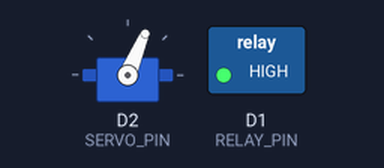
Bench run of a sketch on a simulated ESP8266 (NodeMCU). Parts: servo, switched loads named in the sketch (green lamp = pin HIGH). Random numbers use the default seed unless the sketch sets one; what the sketch prints to the serial monitor is not drawn.

Above: at 1.1 s.
At 9.1 s:
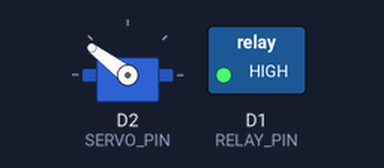
At 16.1 s:
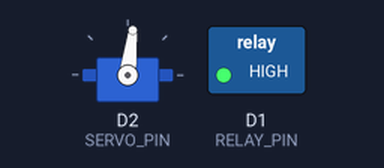
At 35.1 s:
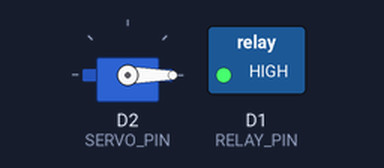
Timing chart, 0 to 36.6 s (numbered marks = the images above):
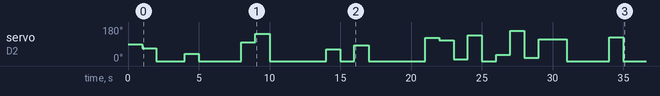

Measured:
- by itself, servo on D2 (SERVO_PIN): 90° → 67° at 1.0 s, → 0° 1.0 s later, → 38° 2.0 s later, → 0° 1.0 s later, … (24 changes in this stretch)

The sketch:

PROJETO_BARRACAO.ino
```cpp
#include <ESP8266WiFi.h>
#include <ESP8266WebServer.h>
#include <ESP8266HTTPUpdateServer.h> //Biblioteca que cria o servico de atualizacão via wifi (ou Over The Air - OTA)
#include <Servo.h>
#include "Updates.h"

// Define o nome e a senha do ponto de acesso Wi-Fi local
const char* ssid = "Chuva_do_Barracao";
const char* password = "darcy12345678";


// Define as variáveis para o controle do servo motor
unsigned long previousMillis = 0;
const long interval = 1000;
int angle = 0;


// Define o pino do servo
#define SERVO_PIN D2

// Define o pino do relé
#define RELAY_PIN D1

// Cria um objeto Servo
Servo motorServo;


// Define a página web para o controle do relé
String relayPage = "<!DOCTYPE html>\
<html>\
  <head>\
    <title>Controle da Chuva</title>\
    <style>\
        body {\
          display: flex;\
          justify-content: center;\
          align-items: center;\
          height: 100vh;\
          margin: 0;\
        }\
        .title {\
          position: fixed;\
          top: 0;\
          left: 0;\
          right: 0;\
          text-align: center;\
          font-size: 28px;\
          margin: 20px 0;\
        }\
        .container {\
          display: flex;\
          justify-content: center;\
          align-items: center;\
          flex-direction: column;\
          margin-top: calc(28px + 40px);\
        }\
        button {\
          background-color: black;\
          color: white;\
          font-size: 40px;\
          padding: 19px 92px;\
          border-radius: 20px;\
          border: 3px solid white;\
          box-sizing: border-box;\
          cursor: pointer;\
          transform: translate(0%, -141%);\
        }\
        button:hover {\
          \}\
        @media screen and (max-width: 1200px) {\
          button {\
            font-size: 114px;\
            padding: 28px 160px;\
            border-radius: 47px;\
            border: 5px solid white;\
          }\
          .title {\
            position: fixed;\
            top: 69px;\
            left: 0px;\
            right: 0;\
            text-align: center;\
            font-size: 72px;\
            margin: 26px 0;\
            text-decoration-line: underline;\
          }\
        }\
    </style>\
    <script>\
      function updateRelayButton() {\
        var httpRequest = new XMLHttpRequest();\
        httpRequest.onreadystatechange = function() {\
          if (httpRequest.readyState === XMLHttpRequest.DONE) {\
            if (httpRequest.status === 200) {\
              var button = document.getElementById('relayButton');\
              if (httpRequest.responseText === 'on') {\
                button.innerHTML = 'Desligar';\
              } else if (httpRequest.responseText === 'off') {\
                button.innerHTML = 'Ligar';\
              }\
            } else {\
              console.log('Erro ao atualizar o botão do relé');\
            }\
          }\
        };\
        httpRequest.open('GET', '/relaystate', true);\
        httpRequest.send();\
      }\
      setInterval(updateRelayButton, 1000);\
      function toggleRelay() {\
        var httpRequest = new XMLHttpRequest();\
        httpRequest.onreadystatechange = function() {\
          if (httpRequest.readyState === XMLHttpRequest.DONE) {\
            if (httpRequest.status === 200) {\
              var button = document.getElementById('relayButton');\
              if (httpRequest.responseText === 'on') {\
                button.innerHTML = 'Desligar';\
              } else if (httpRequest.responseText === 'off') {\
                button.innerHTML = 'Ligar';\
              }\
            } else {\
              console.log('Erro ao acionar o relé');\
            }\
          }\
        };\
        httpRequest.open('POST', '/relay', true);\
        httpRequest.setRequestHeader('Content-type', 'application/x-www-form-urlencoded');\
        httpRequest.send('toggle');\
      }\
    </script>\
  </head>\
  <body onload='updateRelayButton()'>\
    <h1 class='title'>CONTROLE DE CHUVA</h1>\
    <div class='container'>\
      <button id='relayButton' onclick='toggleRelay()'></button>\
    </div>\
  </body>\
</html>";


void setup() {
  // Inicializa a porta serial
  Serial.begin(9600);

  // Cria o ponto de acesso Wi-Fi local
  WiFi.softAP(ssid, password);
  Serial.println("Ponto de acesso criado com sucesso!");

  // Mostra o endereço IP do ponto de acesso Wi-Fi local
  Serial.print("Endereço IP do ponto de acesso painel do botao de desligar e ligar: ");
  Serial.println(WiFi.softAPIP());

  // Inicializa o objeto Servo
  motorServo.attach(SERVO_PIN);

  // Configura o pino do relé como saída e desliga o relé
  pinMode(RELAY_PIN, OUTPUT);
  digitalWrite(RELAY_PIN, HIGH);
  Serial.println("Relé desligado");


  // Configura a página web para o controle do relé
  server.on("/", HTTP_GET, []() {
    server.send(200, "text/html", relayPage);
  });
  server.on("/relay", HTTP_POST, []() {
    if (server.hasArg("toggle")) {
      if (digitalRead(RELAY_PIN) == LOW) {
        digitalWrite(RELAY_PIN, HIGH);
        server.send(200, "text/plain", "on");
        Serial.println("Relé ligado");
      } else {
        digitalWrite(RELAY_PIN, LOW);
        server.send(200, "text/plain", "off");
        Serial.println("Relé desligado");
      }
    } else {
      server.send(400, "text/plain", "Solicitação inválida");
    }
  });
  server.on("/relaystate", HTTP_GET, []() {
    if (digitalRead(RELAY_PIN) ==  HIGH) {
      server.send(200, "text/plain", "off");
    } else {
      server.send(200, "text/plain", "on");
    }
  });


  // Inicia o servidor web
  InicializaServicoAtualizacao();  // SISTEMA DE ATUALIZAÇÃO WI-FI.
}

void loop() {
// Atualiza o servidor web
  server.handleClient();


  // Verifica se o tempo decorrido desde a última atualização do servo motor é maior que o intervalo definido
  unsigned long currentMillis = millis();
  if (currentMillis - previousMillis >= interval) {
    // Atualiza o valor do ângulo do servo motor
    angle = random(360) - 180;

    // Define a posição do servo motor
    motorServo.write(angle);

    // Armazena o tempo atual como a última atualização
    previousMillis = currentMillis;
  }
}
```

Updates.h
```cpp
                   /* // // // // //   //          //
                          //          //          //
                         //          //          //
                        //          // // // // //
                       //          //          //
                      //          //          //
                     //          //          //     */


                  /* Configurações de Update/Atualizaçoes! */

               /* CONFIGURAÇOES Updates/Atualizçoes code ! !*/

                  //   CRÉDITOS: © 2022 Thiago Macedo.   \\


unsigned long ultimoAcessoHost = 0;
ESP8266HTTPUpdateServer atualizadorOTA; //Este e o objeto que permite atualizacao do programa via wifi (OTA)
ESP8266WebServer server(80); //Servidor Web na porta 80


//Esta e a pagina enviada para o navegador de internet
String paginaWeb = ""
"<!DOCTYPE html><html><head><title>Controle de Fita de LED RGB</title>"
"<meta name='mobile-web-app-capable' content='yes' />"
"<meta name='viewport' content='width=device-width' />"
"</head><body style='margin: 0px; padding: 0px;'>"
"<canvas id='colorspace'></canvas>"
"</body>"
"<script type='text/javascript'>"
"(function () {"
" var canvas = document.getElementById('colorspace');"
" var ctx = canvas.getContext('2d');"
" function drawCanvas() {"
" var colours = ctx.createLinearGradient(0, 0, window.innerWidth, 0);"
" for(var i=0; i <= 360; i+=10) {"
" colours.addColorStop(i/360, 'hsl(' + i + ', 100%, 50%)');"
" }"
" ctx.fillStyle = colours;"
" ctx.fillRect(0, 0, window.innerWidth, window.innerHeight);"
" var luminance = ctx.createLinearGradient(0, 0, 0, ctx.canvas.height);"
" luminance.addColorStop(0, '#ffffff');"
" luminance.addColorStop(0.05, '#ffffff');"
" luminance.addColorStop(0.5, 'rgba(0,0,0,0)');"
" luminance.addColorStop(0.95, '#000000');"
" luminance.addColorStop(1, '#000000');"
" ctx.fillStyle = luminance;"
" ctx.fillRect(0, 0, ctx.canvas.width, ctx.canvas.height);"
" }"
" var eventLocked = false;"
" function handleEvent(clientX, clientY) {"
" if(eventLocked) {"
" return;"
" }"
" function colourCorrect(v) {"
" return Math.round(1023-(v*v)/64);"
" }"
" var data = ctx.getImageData(clientX, clientY, 1, 1).data;"
" var params = ["
" 'r=' + colourCorrect(data[0]),"
" 'g=' + colourCorrect(data[1]),"
" 'b=' + colourCorrect(data[2])"
" ].join('&');"
" var req = new XMLHttpRequest();"
" req.open('POST', '?' + params, true);"
" req.send();"
" eventLocked = true;"
" req.onreadystatechange = function() {"
" if(req.readyState == 4) {"
" eventLocked = false;"
" }"
" }"
" }"
" canvas.addEventListener('click', function(event) {"
" handleEvent(event.clientX, event.clientY, true);"
" }, false);"
" canvas.addEventListener('touchmove', function(event){"
" handleEvent(event.touches[0].clientX, event.touches[0].clientY);"
"}, false);"
" function resizeCanvas() {"
" canvas.width = window.innerWidth;"
" canvas.height = window.innerHeight;"
" drawCanvas();"
" }"
" window.addEventListener('resize', resizeCanvas, false);"
" resizeCanvas();"
" drawCanvas();"
" document.ontouchmove = function(e) {e.preventDefault()};"
" })();"
"</script></html>";


void InicializaServicoAtualizacao() {
  atualizadorOTA.setup(&server);
  server.begin();
  Serial.println("O servico de atualizacao remota (OTA) Foi iniciado com sucesso! Abra http://");
  Serial.println(WiFi.softAPIP());
  Serial.println(".local/update no seu browser para iniciar a o serviço de atualizacao\n");
}
```
